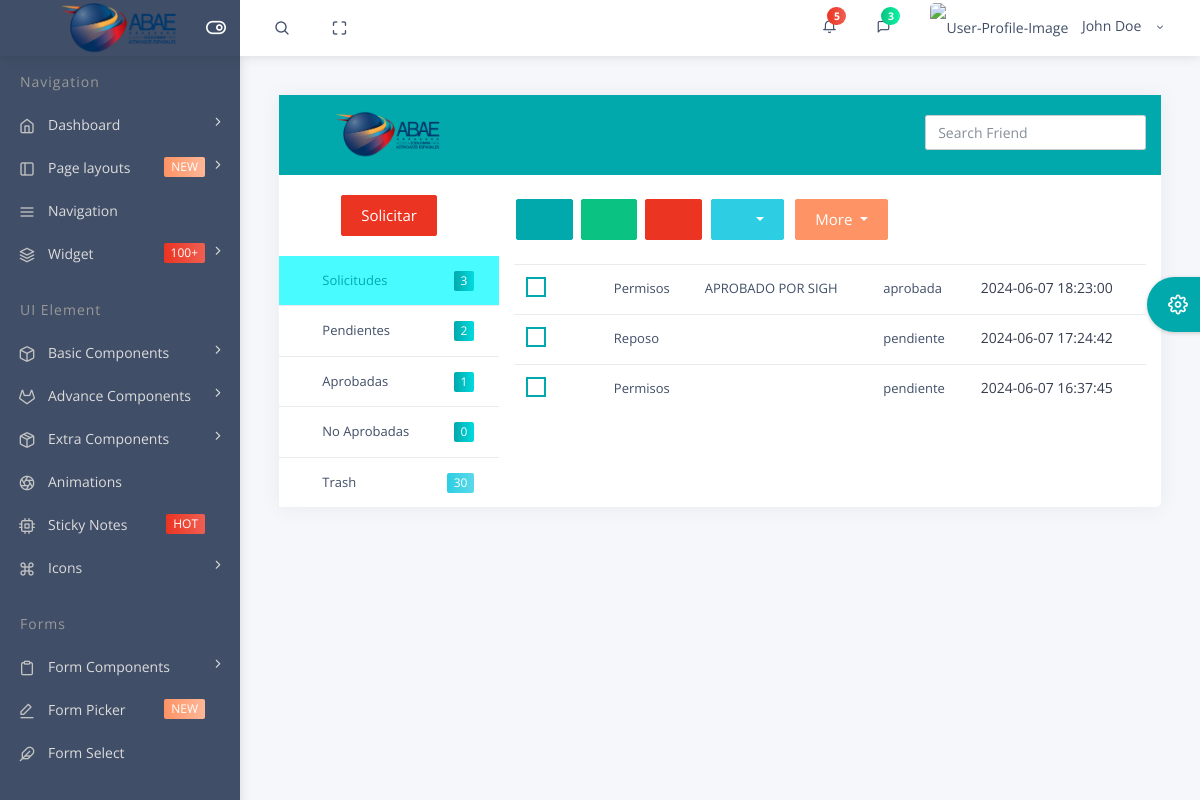
The page /default/email-inbox.php on the database its author committed.
### tables this page shows
CREATE TABLE `solicitud` (
  `id_solicitud` int(11) NOT NULL,
  `id_usuario` int(11) NOT NULL,
  `tipo_solicitud` varchar(50) NOT NULL,
  `observacion` varchar(300) NOT NULL,
  `motivo` varchar(100) NOT NULL,
  `descripcion` varchar(500) NOT NULL,
  `fecha_inicio` timestamp NOT NULL DEFAULT current_timestamp(),
  `fecha_fin` timestamp NOT NULL DEFAULT current_timestamp(),
  `created_date` timestamp NOT NULL DEFAULT current_timestamp(),
  `date_apro` timestamp NOT NULL DEFAULT current_timestamp(),
  `dias_cant` int(30) NOT NULL,
  `horario` varchar(30) DEFAULT NULL,
  `estatus` varchar(50) DEFAULT NULL,
  `obs_supervisor` varchar(200) NOT NULL,
  `estatus_supervisor` varchar(30) NOT NULL,
  `supervisor` int(30) NOT NULL,
  `aprobado_por` int(30) NOT NULL,
  `is_read` tinyint(1) DEFAULT NULL
);

### default/email-inbox.php (the view, shortened to what the rows shown need)
<?php
require_once('../database/conexion.php');
?>
<!DOCTYPE html>
<html lang="en">
<head>
    <link rel="stylesheet" type="text/css" href="..\files\bower_components\bootstrap\css\bootstrap.min.css">
    <link rel="stylesheet" type="text/css" href="..\files\assets\icon\themify-icons\themify-icons.css">
    <link rel="stylesheet" type="text/css" href="..\files\assets\icon\icofont\css\icofont.css">
    <link rel="stylesheet" type="text/css" href="..\files\assets\icon\feather\css\feather.css">
    <link rel="stylesheet" type="text/css" href="..\files\assets\css\style.css">
    <link rel="stylesheet" type="text/css" href="..\files\assets\css\jquery.mCustomScrollbar.css">
    <link rel="stylesheet" type="text/css" href="..\files\assets\css\new-style.css">
</head>
<body>
    <div id="pcoded" class="pcoded">
        <div class="pcoded-container navbar-wrapper">
            <div class="pcoded-main-container">
                <div class="pcoded-wrapper">
                    <div class="pcoded-content">
                        <div class="pcoded-inner-content">
                            <div class="main-body">
                                <div class="page-wrapper">
                                    <div class="page-body">
                                        <div class="card">
                                            <div class="card-block email-card">
                                                <div class="row">
                                                    <div class="col-lg-12 col-xl-9">
                                                        <div class="tab-content" id="pills-tabContent">
                                                            <div class="tab-pane fade show active" id="e-inbox" role="tabpanel">
                                                                <div class="mail-body">
                                                                    <div class="mail-body-content">
                                                                        <div class="table-responsive">
                                                                            <table class="table">
                                                                                <?php
                                                                                $query = mysqli_query($conn, "SELECT * FROM solicitud ORDER BY id_solicitud DESC")
                                                                                    or die('error: ' . mysqli_error($conn));
                                                                                while ($data = mysqli_fetch_assoc($query)) {
                                                                                    echo
                                                                                    "
                                                                                        <tr>
                                                                                        <td>
                                                                                            <div class='check-star'>
                                                                                                <div class='checkbox-fade fade-in-primary checkbox'>
                                                                                                    <label>
                                                                                                          <span class='cr'><i class='cr-icon icofont icofont-verification-check txt-primary'></i></span>
                                                                                                      </label>
                                                                                                </div>
                                                                                                <i class='icofont icofont-star text-warning'></i>
                                                                                            </div>
                                                                                        </td>
                                                                                           <td><a href='email-read.htm' class='email-name'>$data[tipo_solicitud]</a></td>
                                                                                           <td><a href='email-read.htm' class='email-name'>$data[observacion]</a></td>
                                                                                           <td><a href='email-read.htm' class='email-name'>$data[estatus]</a></td>
                                                                                           <td class='email-time'>$data[created_date]</td>
                                                                                           </tr>
                                                                                        ";
                                                                                }
                                                                                ?>
                                                                            </table>
                                                                        </div>
                                                                    </div>
                                                                </div>
                                                            </div>
                                                        </div>
                                                    </div>
                                                </div>
                                            </div>
                                        </div>
                                    </div>
                                </div>
                            </div>
                        </div>
                    </div>
                </div>
            </div>
        </div>
    </div>
</body>
</html>

### rows shown on the page
solicitud: tipo_solicitud "Permisos", observacion "APROBADO POR SIGH", estatus "aprobada", created_date "2024-06-07 18:23:00"
solicitud: tipo_solicitud "Reposo", estatus "pendiente", created_date "2024-06-07 17:24:42"
solicitud: tipo_solicitud "Permisos", estatus "pendiente", created_date "2024-06-07 16:37:45"

### other values the page prints
$value['id_solicitud'] "3"
$value1['id_solicitud'] "2"
$value2['id_solicitud'] "1"
$value3['id_solicitud'] "0"
